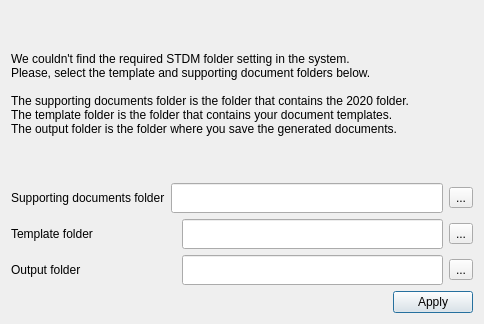
<?xml version="1.0" encoding="UTF-8"?>
<ui version="4.0">
 <class>UpgradePaths</class>
 <widget class="QDialog" name="UpgradePaths">
  <property name="geometry">
   <rect>
    <x>0</x>
    <y>0</y>
    <width>484</width>
    <height>324</height>
   </rect>
  </property>
  <property name="windowTitle">
   <string>Directory Settings</string>
  </property>
  <layout class="QVBoxLayout" name="verticalLayout">
   <item>
    <layout class="QVBoxLayout" name="notification_bar"/>
   </item>
   <item>
    <widget class="QLabel" name="label">
     <property name="text">
      <string>We couldn't find the required STDM folder setting in the system. &lt;br&gt;Please, select the template and supporting document folders below. &lt;br&gt;&lt;br&gt;The supporting documents folder is the folder that contains the 2020 folder.  &lt;br&gt;The template folder is the folder that contains your document templates.  &lt;br&gt;The output folder is the folder where you save the generated documents. </string>
     </property>
     <property name="wordWrap">
      <bool>true</bool>
     </property>
    </widget>
   </item>
   <item>
    <layout class="QGridLayout" name="gridLayout_3">
     <item row="0" column="0">
      <widget class="QLabel" name="label_6">
       <property name="text">
        <string>Supporting documents folder</string>
       </property>
      </widget>
     </item>
     <item row="0" column="1">
      <widget class="QLineEdit" name="text_document">
       <property name="minimumSize">
        <size>
         <width>0</width>
         <height>30</height>
        </size>
       </property>
       <property name="maxLength">
        <number>500</number>
       </property>
       <property name="readOnly">
        <bool>true</bool>
       </property>
      </widget>
     </item>
     <item row="0" column="2">
      <widget class="QToolButton" name="btn_supporting_docs">
       <property name="toolTip">
        <string>Choose supporting documents directory</string>
       </property>
       <property name="text">
        <string>...</string>
       </property>
       <property name="icon">
        <iconset resource="../resources.qrc">
         <normaloff>:/plugins/stdm/images/icons/open_file.png</normaloff>:/plugins/stdm/images/icons/open_file.png</iconset>
       </property>
       <property name="iconSize">
        <size>
         <width>24</width>
         <height>24</height>
        </size>
       </property>
      </widget>
     </item>
    </layout>
   </item>
   <item>
    <layout class="QGridLayout" name="gridLayout">
     <item row="0" column="1">
      <widget class="QLineEdit" name="text_template">
       <property name="minimumSize">
        <size>
         <width>0</width>
         <height>30</height>
        </size>
       </property>
       <property name="maxLength">
        <number>500</number>
       </property>
       <property name="readOnly">
        <bool>true</bool>
       </property>
      </widget>
     </item>
     <item row="0" column="2">
      <widget class="QToolButton" name="btn_template">
       <property name="toolTip">
        <string>Choose templates directory</string>
       </property>
       <property name="text">
        <string>...</string>
       </property>
       <property name="icon">
        <iconset resource="../resources.qrc">
         <normaloff>:/plugins/stdm/images/icons/open_file.png</normaloff>:/plugins/stdm/images/icons/open_file.png</iconset>
       </property>
       <property name="iconSize">
        <size>
         <width>24</width>
         <height>24</height>
        </size>
       </property>
      </widget>
     </item>
     <item row="0" column="0">
      <widget class="QLabel" name="label_9">
       <property name="minimumSize">
        <size>
         <width>165</width>
         <height>0</height>
        </size>
       </property>
       <property name="text">
        <string>Template folder</string>
       </property>
      </widget>
     </item>
    </layout>
   </item>
   <item>
    <layout class="QGridLayout" name="gridLayout_2">
     <item row="0" column="0">
      <widget class="QLabel" name="label_10">
       <property name="minimumSize">
        <size>
         <width>165</width>
         <height>0</height>
        </size>
       </property>
       <property name="text">
        <string>Output folder</string>
       </property>
      </widget>
     </item>
     <item row="0" column="1">
      <widget class="QLineEdit" name="text_output">
       <property name="minimumSize">
        <size>
         <width>0</width>
         <height>30</height>
        </size>
       </property>
       <property name="maxLength">
        <number>500</number>
       </property>
       <property name="readOnly">
        <bool>true</bool>
       </property>
      </widget>
     </item>
     <item row="0" column="2">
      <widget class="QToolButton" name="btn_output">
       <property name="toolTip">
        <string>Choose output directory</string>
       </property>
       <property name="text">
        <string>...</string>
       </property>
       <property name="icon">
        <iconset resource="../resources.qrc">
         <normaloff>:/plugins/stdm/images/icons/open_file.png</normaloff>:/plugins/stdm/images/icons/open_file.png</iconset>
       </property>
       <property name="iconSize">
        <size>
         <width>24</width>
         <height>24</height>
        </size>
       </property>
      </widget>
     </item>
    </layout>
   </item>
   <item>
    <widget class="QDialogButtonBox" name="buttonBox">
     <property name="orientation">
      <enum>Qt::Horizontal</enum>
     </property>
     <property name="standardButtons">
      <set>QDialogButtonBox::Apply</set>
     </property>
     <property name="centerButtons">
      <bool>false</bool>
     </property>
    </widget>
   </item>
  </layout>
 </widget>
 <resources>
  <include location="../resources.qrc"/>
 </resources>
 <connections>
  <connection>
   <sender>buttonBox</sender>
   <signal>accepted()</signal>
   <receiver>UpgradePaths</receiver>
   <slot>accept()</slot>
   <hints>
    <hint type="sourcelabel">
     <x>248</x>
     <y>254</y>
    </hint>
    <hint type="destinationlabel">
     <x>157</x>
     <y>274</y>
    </hint>
   </hints>
  </connection>
  <connection>
   <sender>buttonBox</sender>
   <signal>rejected()</signal>
   <receiver>UpgradePaths</receiver>
   <slot>reject()</slot>
   <hints>
    <hint type="sourcelabel">
     <x>316</x>
     <y>260</y>
    </hint>
    <hint type="destinationlabel">
     <x>286</x>
     <y>274</y>
    </hint>
   </hints>
  </connection>
 </connections>
</ui>
